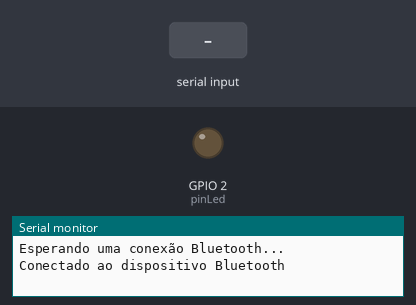
Bench run of a program on a simulated ESP32. On the bench: output pins drawn as LEDs (lit = HIGH), the last lines printed to the serial monitor. The inputs (shaded band) are chosen by the test bench. Nothing arrives over Bluetooth unless stated.

Above: at 1.2 s.
1.3 s: "LIGAR\n" received over Serial
At 2.4 s:
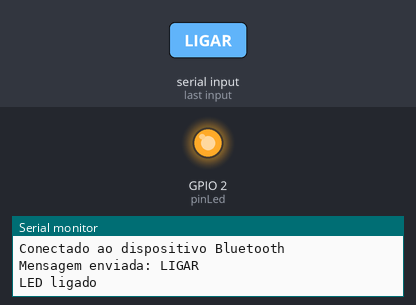
2.8 s: "DESLIGAR\n" received over Serial
At 3.5 s:
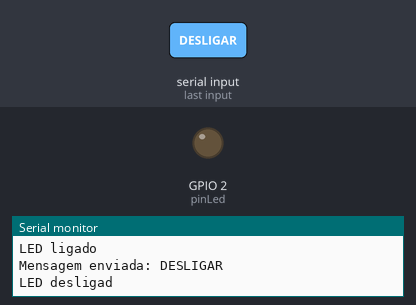
Timing chart, 0 to 5.8 s (numbered marks = the images above; inputs shaded):
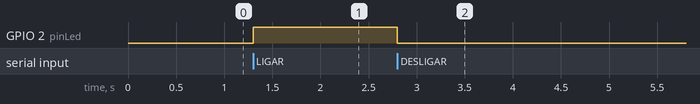

The program:

main.cpp
```cpp
#include <Arduino.h>
#include "BluetoothSerial.h"

#define pinLed 2
BluetoothSerial SerialBT;
String mensagem = " ";
bool estadoLedAnterior = false;

// * ESP MASTER

void setup() {
  Serial.begin(9600);
  SerialBT.begin("ESP32_GG1", true);
  Serial.println("Esperando uma conexão Bluetooth...");
  if(SerialBT.connect("ESP32_GG2")) Serial.println("Conectado ao dispositivo Bluetooth");
  else {
    Serial.println("Falha na conexão Bluetooth");
    while (true);
  }
  pinMode(pinLed, OUTPUT);
}

void loop() {
  // * Aguarda 3 segundos
  unsigned long timeout = millis() + 3000;
  while (millis() < timeout) {
    if (SerialBT.connected()) {
      if (Serial.available()) {
        String mensagem = Serial.readStringUntil('\n');
        mensagem.trim();

        Serial.printf("Mensagem enviada: %s\n", mensagem.c_str());
        SerialBT.println(mensagem);

        if (mensagem.equalsIgnoreCase("LIGAR")) {
          digitalWrite(pinLed, HIGH);
          Serial.println("LED ligado\n\r");
        } else if (mensagem.equalsIgnoreCase("DESLIGAR")) {
          digitalWrite(pinLed, LOW);
          Serial.println("LED desligad\n\r");
        } else {
          Serial.println("Comando desconhecido");
        }
        break; // Sai do loop após uma mensagem
      }
    }
  }
}

// * ESP SLAVE

// void setup() {
//   Serial.begin(9600);
//   SerialBT.begin("ESP32_GG2", true);
//   Serial.println("Esperando uma conexao Bluetooth...");
//   if(SerialBT.connect("ESP32_GG1")) Serial.println("Conectado ao dispositivo Bluetooth");
//   else {
//     Serial.println("Falha na conexão Bluetooth");
//     while(true);
//   }
//   pinMode(pinLed, OUTPUT);
// }

//  void loop() {
//   if (SerialBT.available()) {
//     mensagem = SerialBT.readStringUntil('\n');
//     mensagem.trim();  // Remove espaços e quebras de linha extras
//     Serial.printf("Mensagem recebida: %s\n", mensagem.c_str());

//   if (mensagem.equalsIgnoreCase("LIGAR")) {
//     digitalWrite(pinLed, HIGH);
//     Serial.println("LED ligado");
//     } else if (mensagem.equalsIgnoreCase("DESLIGAR")) {
//       digitalWrite(pinLed, LOW);
//       Serial.println("LED desligado");
//     } else {
//       Serial.println("Comando desconhecido");
//     }
//   }
// }
```

Measured:
- after the input at 1.3 s, GPIO 2 (pinLed): LOW → HIGH at once
- after the input at 2.8 s, GPIO 2 (pinLed): HIGH → LOW at once
